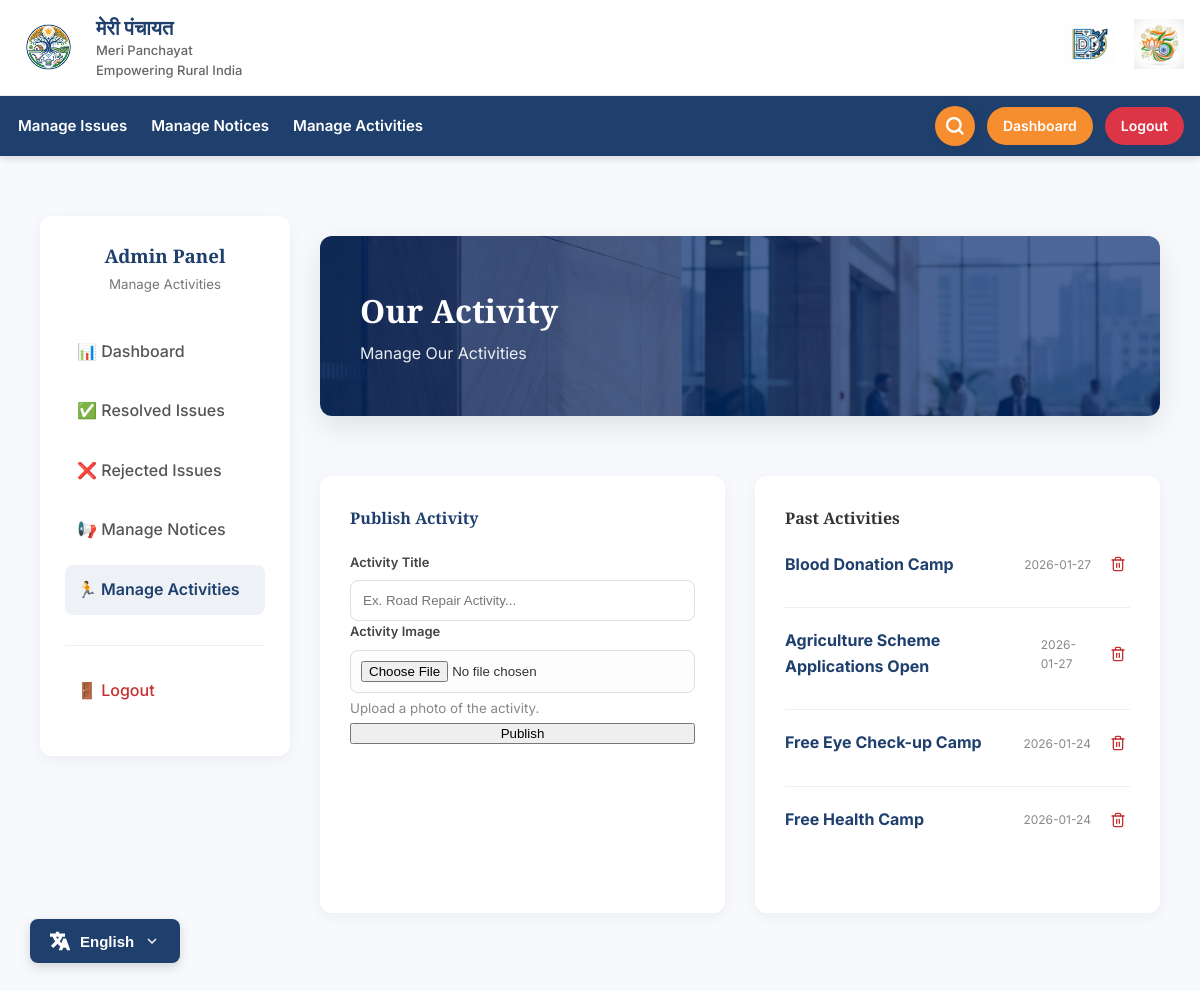
The page /admin/activities (signed in) on the database its author committed.
### tables this page shows
CREATE TABLE activities (
        id INTEGER PRIMARY KEY AUTOINCREMENT,
        panchayath_id INTEGER,
        title TEXT,
        description TEXT,
        image_path TEXT,
        created_at DATETIME DEFAULT CURRENT_TIMESTAMP,
        FOREIGN KEY (panchayath_id) REFERENCES panchayath(id) ON DELETE CASCADE
    );

### app.py (the view, shortened to what this page needs)
@app.route("/admin/activities", methods=["GET", "POST"])
@login_required
def admin_activities():
    pid = session["panchayath_id"]
    conn = connect_db()
    activities = conn.execute("""
        SELECT * FROM activities
        WHERE panchayath_id = ?
        ORDER BY created_at DESC
    """, (pid,)).fetchall()
    conn.close()
    return render_template("admin/activities.html", activities=activities)

### app.py (called while the page is built)
def _get_text(key):
    lang = session.get("lang", "en")
    return TRANSLATIONS.get(lang, TRANSLATIONS["en"]).get(key, key)

@app.context_processor
def inject_get_text():
    return dict(get_text=_get_text)

def login_required(f):
    @wraps(f)
    def decorated_function(*args, **kwargs):
        if "admin_id" not in session:
            flash(_get_text("flash_login_required"), "warning")
            return redirect(url_for("admin_login"))
        return f(*args, **kwargs)
    return decorated_function

### templates/admin/activities.html (shortened to what this page needs)
{% extends "base.html" %}
{% block css %}
<link rel="stylesheet" href="{{ url_for('static', filename='css/dashboard.css') }}">
{% endblock %}
{% block content %}
<div class="admin-dashboard-container">
  <aside class="admin-sidebar">
    <div style="text-align: center; margin-bottom: 30px;">
      <h3 style="color: var(--primary-color); margin: 0; font-family: var(--font-serif);">{{ get_text('admin_panel') }}
      </h3>
      <small style="color: #777;">{{ get_text('manage_activities_nav') }}</small>
    </div>
    <nav class="admin-nav">
      <ul style="list-style: none; padding: 0;">
        <li>
          <a href="{{ url_for('admin_dashboard') }}">
            📊 {{ get_text('dashboard') }}
          </a>
        </li>
        <li>
          <a href="{{ url_for('admin_completed_issues') }}">
            ✅ Resolved Issues
          </a>
        </li>
        <li>
          <a href="{{ url_for('admin_rejected_issues') }}">
            ❌ Rejected Issues
          </a>
        </li>
        <li>
          <a href="{{ url_for('admin_notices') }}">
            📢 {{ get_text('manage_notices_nav') }}
          </a>
        </li>
        <li>
          <a href="{{ url_for('admin_activities') }}" class="active">
            🏃 {{ get_text('manage_activities_nav') }}
          </a>
        </li>
        <li style="margin-top: 30px; border-top: 1px solid #eee; padding-top: 20px;">
          <a href="{{ url_for('admin_logout') }}" style="color: #c53030;">
            🚪 {{ get_text('logout') }}
          </a>
        </li>
      </ul>
    </nav>
  </aside>
  <main class="dashboard-main">
    <div class="notices-hero"
      style="background-image: linear-gradient(rgba(1, 41, 112, 0.7), rgba(1, 41, 112, 0.7)), url('/static/image/admin_notices_banner_bg.png');
             height: 180px; background-size: cover; background-position: center; border-radius: 12px; margin-bottom: 30px;
             display: flex; flex-direction: column; justify-content: center; padding: 0 40px; color: white; box-shadow: 0 10px 30px rgba(0,0,0,0.1);">
      <h2 style="margin: 0; font-family: var(--font-serif); font-size: 32px; color: white;">{{ get_text('our_activity') }}</h2>
      <p style="margin: 5px 0 0; opacity: 0.9; font-size: 16px;">{{ get_text('manage_activities_title') }}</p>
    </div>
    <div class="notices-grid">
      <div class="notice-create">
        <h4 style="margin-top: 0; margin-bottom: 20px; color: var(--primary-color);">{{ get_text('publish_activity') }}
        </h4>
        <form method="post" enctype="multipart/form-data">
          <div class="form-group">
            <label style="font-size: 13px; font-weight: 600; color: #444; margin-bottom: 8px; display: block;">{{
              get_text('activity_title') }}</label>
            <input type="text" name="title" required placeholder="Ex. Road Repair Activity..."
              style="width: 100%; padding: 12px; border: 1px solid #ddd; border-radius: 8px;">
          </div>
          <div class="form-group">
            <label style="font-size: 13px; font-weight: 600; color: #444; margin-bottom: 8px; display: block;">{{
              get_text('activity_image') }}</label>
            <input type="file" name="image" accept="image/*"
              style="width: 100%; padding: 10px; border: 1px solid #ddd; border-radius: 8px; background: #fdfdfd;">
            <small style="color: #888; display: block; margin-top: 5px;">Upload a photo of the activity.</small>
          </div>
          <button type="submit" class="primary-btn" style="width: 100%; justify-content: center;">{{
            get_text('publish_btn') }}</button>
        </form>
      </div>
      <div class="notice-list-container">
        <h4 style="margin-top: 0; margin-bottom: 20px; color: #333;">Past Activities</h4>
        <div class="notice-list" style="max-height: 600px; overflow-y: auto;">
          {% for a in activities %}
          <div class="notice-item" style="cursor: pointer;" onclick="openActivityModal(this)" data-title="{{ a.title }}"
            data-date="{{ a.created_at[:10] }}" data-description="{{ a.description }}"
            data-image="{{ url_for('static', filename=a.image_path) if a.image_path else '' }}">
            <div style="display: flex; justify-content: space-between; margin-bottom: 10px;">
              <strong style="font-size: 16px; color: var(--primary-color);">{{ a.title }}</strong>
              <div style="display: flex; align-items: center; gap: 15px;" onclick="event.stopPropagation()">
                <small style="color: #888; font-size: 12px;">{{ a.created_at[:10] }}</small>
                <a href="{{ url_for('delete_activity', activity_id=a.id) }}"
                  onclick="return confirm('{{ get_text('confirm_delete_activity') }}');"
                  style="color: #c53030; display: flex; align-items: center; padding: 4px; border-radius: 4px; transition: background 0.2s;"
                  onmouseover="this.style.backgroundColor='#fff5f5'"
                  onmouseout="this.style.backgroundColor='transparent'" title="{{ get_text('delete') }}">
                </a>
              </div>
            </div>
          </div>
          {% else %}
          <p class="text-muted" style="text-align: center; padding: 20px;">{{ get_text('no_activities') }}</p>
          {% endfor %}
        </div>
      </div>
    </div>
  </main>
</div>
{% endblock %}

### static/css/layout.css (style rules this page uses)
:root { --primary-color: #1f3f6d; --secondary-color: #f68d2e; --accent-color: #138808; --text-color: #333; --bg-color: #f7f9fc; --white: #ffffff; --font-main: 'Inter', sans-serif; --font-serif: 'Playfair Display', serif; }
* { box-sizing: border-box; }
html { scroll-behavior: smooth; }
body { margin: 0; font-family: var(--font-main); background: var(--bg-color); color: var(--text-color); line-height: 1.6; font-size: 16px; -webkit-font-smoothing: antialiased; -moz-osx-font-smoothing: grayscale; }
h1, h2, h3, h4, h5, h6 { font-family: var(--font-serif); font-weight: 700; margin-top: 0; color: var(--primary-color); }
main { padding: 20px 0; min-height: 60vh; }

### static/css/dashboard.css (style rules this page uses)
.admin-dashboard-container { display: grid; grid-template-columns: 250px 1fr; gap: 30px; padding: 40px; min-height: 80vh; max-width: 1400px; margin: auto; }
.admin-sidebar { background: var(--white); padding: 25px; border-radius: 12px; box-shadow: 0 4px 15px rgba(0, 0, 0, 0.05); height: fit-content; }
.admin-nav ul { list-style: none; padding: 0; }
.admin-nav li { margin-bottom: 10px; }
.admin-nav a { display: block; padding: 12px; color: #555; text-decoration: none; transition: 0.2s; border-radius: 8px; font-weight: 500; }
.admin-nav a.active { background: #eef2f7; color: var(--primary-color); font-weight: 600; }
.dashboard-main { display: grid; gap: 30px; }
.recent-issues, .notice-list-container, .notice-create { background: var(--white); padding: 30px; border-radius: 12px; box-shadow: 0 4px 15px rgba(0, 0, 0, 0.05); }
.notice-item { border-bottom: 1px solid #eee; padding-bottom: 20px; margin-bottom: 20px; }
.notice-item:last-child { border-bottom: none; }
.notices-grid { display: grid; grid-template-columns: 1fr 1fr; gap: 30px; }

### rows shown on the page
activities: title "Blood Donation Camp", created_at "2026-01-27"
activities: title "Agriculture Scheme Applications Open", created_at "2026-01-27"
activities: title "Free Eye Check-up Camp", created_at "2026-01-24"
activities: title "Free Health Camp", created_at "2026-01-24"

### other values the page prints
{{ get_text('brand_name_hindi') }} "मेरी पंचायत"
{{ get_text('brand_name_en') }} "Meri Panchayat"
{{ get_text('brand_tagline') }} "Empowering Rural India"
{{ get_text('manage_issues') }} "Manage Issues"
{{ get_text('manage_notices') }} "Manage Notices"
{{ get_text('manage_activities') }} "Manage Activities"
{{ get_text('dashboard') }} "Dashboard"
{{ get_text('logout') }} "Logout"
{{ get_text('admin_panel') }} "Admin Panel"
{{ get_text('manage_activities_nav') }} "Manage Activities"
{{ get_text('manage_notices_nav') }} "Manage Notices"
{{ get_text('our_activity') }} "Our Activity"
{{ get_text('manage_activities_title') }} "Manage Our Activities"
{{ get_text('publish_activity') }} "Publish Activity"
{{ get_text('activity_title') }} "Activity Title"
